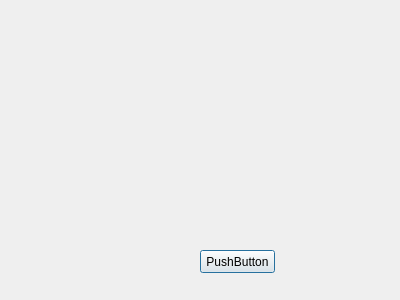
<?xml version="1.0" encoding="UTF-8"?>
<ui version="4.0">
 <class>Dialog</class>
 <widget class="QDialog" name="Dialog">
  <property name="geometry">
   <rect>
    <x>0</x>
    <y>0</y>
    <width>400</width>
    <height>300</height>
   </rect>
  </property>
  <property name="windowTitle">
   <string>Dialog</string>
  </property>
  <widget class="QPushButton" name="pushButton">
   <property name="geometry">
    <rect>
     <x>200</x>
     <y>250</y>
     <width>75</width>
     <height>23</height>
    </rect>
   </property>
   <property name="text">
    <string>PushButton</string>
   </property>
  </widget>
 </widget>
 <resources/>
 <connections/>
</ui>
